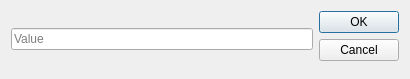
<?xml version="1.0" encoding="UTF-8"?>
<ui version="4.0">
 <class>Dialog</class>
 <widget class="QDialog" name="Dialog">
  <property name="geometry">
   <rect>
    <x>0</x>
    <y>0</y>
    <width>410</width>
    <height>79</height>
   </rect>
  </property>
  <property name="windowTitle">
   <string>Dialog</string>
  </property>
  <layout class="QHBoxLayout" name="horizontalLayout">
   <item>
    <widget class="QLineEdit" name="lineEdit">
     <property name="inputMask">
      <string/>
     </property>
     <property name="placeholderText">
      <string>Value</string>
     </property>
    </widget>
   </item>
   <item>
    <widget class="QDialogButtonBox" name="buttonBox">
     <property name="orientation">
      <enum>Qt::Vertical</enum>
     </property>
     <property name="standardButtons">
      <set>QDialogButtonBox::Cancel|QDialogButtonBox::Ok</set>
     </property>
    </widget>
   </item>
  </layout>
 </widget>
 <resources/>
 <connections>
  <connection>
   <sender>buttonBox</sender>
   <signal>accepted()</signal>
   <receiver>Dialog</receiver>
   <slot>accept()</slot>
   <hints>
    <hint type="sourcelabel">
     <x>248</x>
     <y>254</y>
    </hint>
    <hint type="destinationlabel">
     <x>157</x>
     <y>274</y>
    </hint>
   </hints>
  </connection>
  <connection>
   <sender>buttonBox</sender>
   <signal>rejected()</signal>
   <receiver>Dialog</receiver>
   <slot>reject()</slot>
   <hints>
    <hint type="sourcelabel">
     <x>316</x>
     <y>260</y>
    </hint>
    <hint type="destinationlabel">
     <x>286</x>
     <y>274</y>
    </hint>
   </hints>
  </connection>
 </connections>
</ui>
